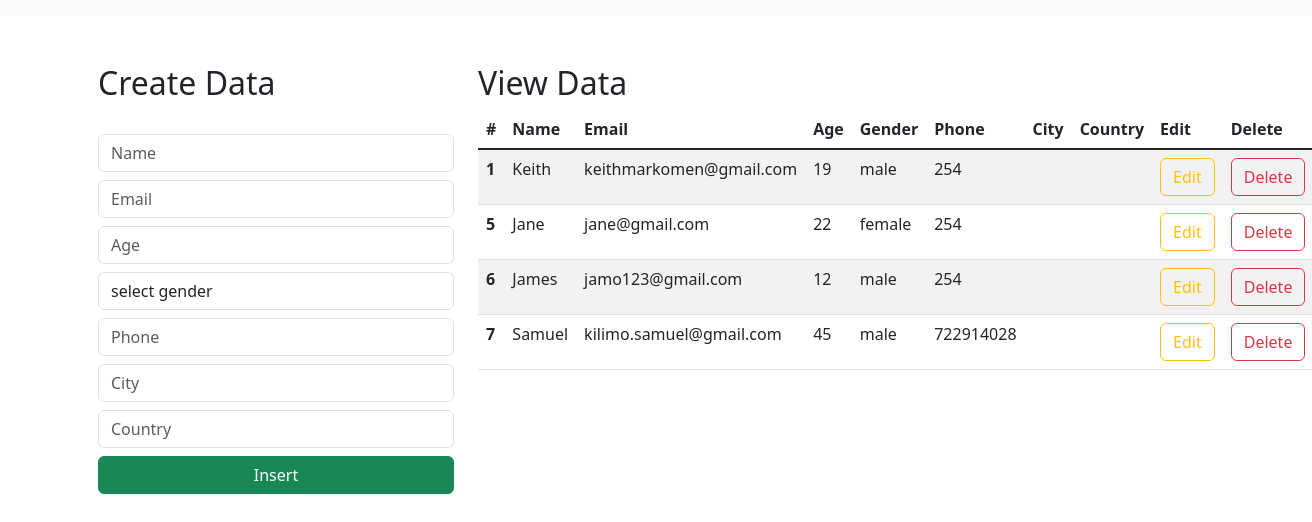
The app's page /, older data.
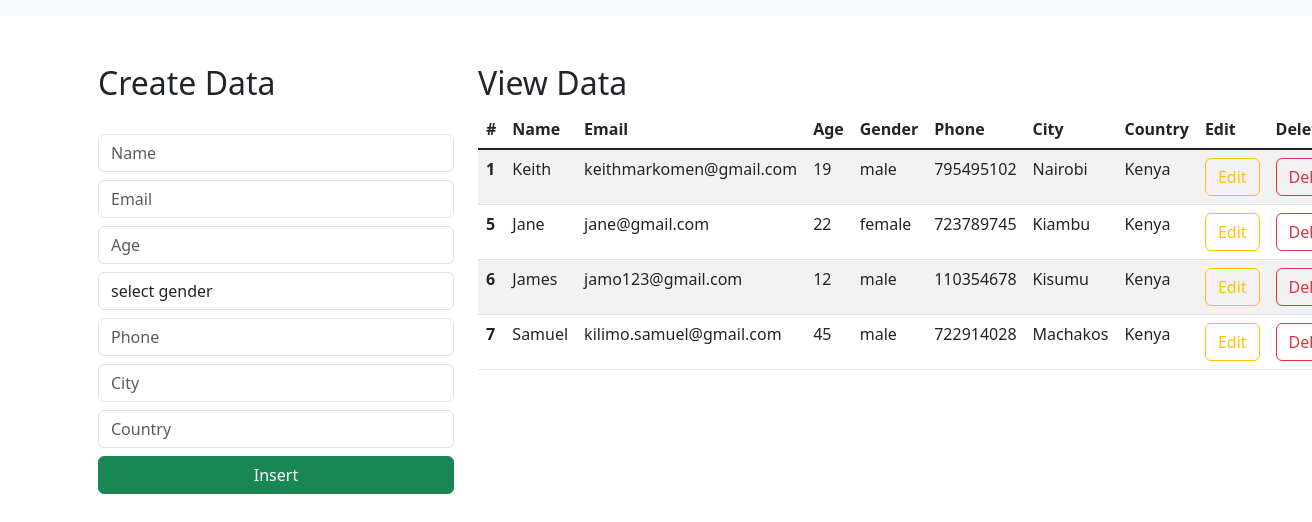
The same page, newer data.
### djangoregistrationKeith/models.py (models this page shows)
class Student(models.Model):
    name = models.CharField(max_length=50, blank=True, null=False)
    email = models.EmailField(max_length=50, blank=True, null=False)
    age = models.IntegerField(max_length=50, blank=True, null=False)
    gender = models.CharField(max_length=50, blank=True, null=False)
    phone = models.IntegerField(max_length=50, blank=True, null=False)
    city = models.CharField(max_length=50, blank=True, null=False)
    country = models.CharField(max_length=50, blank=True, null=False)

### djangoregistrationKeith/views.py (the view)
# urls.py: path('', views.index_page, name='index'),
def index_page(request):
    data = Student.objects.all()
    context = {'data': data}
    return render(request, "index2.html", context)

### templates/index2.html (shortened to what this page needs)
<html lang="en">
    <link href="https://cdn.jsdelivr.net/npm/bootstrap@5.3.0-alpha1/dist/css/bootstrap.min.css" rel="stylesheet">
  <head>
  </head>
  <body>
    <nav class="navbar navbar-expand-lg bg-body-tertiary">
      </nav>
      <div class="container mt-5">
        <div class="row">
            <div class="col-md-4">
                <h2>Create Data</h2>
                <br>
                <form action="/insert" method="post">
                    <div class="form-group">
                        <input type="text" class="form-control" placeholder="Name" name="name" required>
                    </div>
                    <div class="form-group">
                        <input type="email" class="form-control  mt-2" placeholder="Email" name="email" required>
                    </div>
                    <div class="form-group">
                        <input type="number" class="form-control  mt-2" placeholder="Age" name="age" required>
                    </div>
                    <div class="form-group mt-2">
                        <select id="gender" name="gender" class="form-control" required>
                            <option selected>select gender</option>
                        </select>
                    </div>
                    <div class="form-group">
                        <input type="number" class="form-control  mt-2" placeholder="Phone" name="phone" required>
                    </div>
                    <div class="form-group">
                        <input type="text" class="form-control  mt-2" placeholder="City" name="city" required>
                    </div>
                    <div class="form-group">
                        <input type="text" class="form-control  mt-2" placeholder="Country" name="country" required>
                    </div>
                    <div class="d-grid gap-2">
                        <button class="btn btn-success mt-2" type="submit">Insert</button>
                    </div>
                </form>
            </div>
            <div class="col-md-8">
                <h2>View Data</h2>
                <table class="table table-striped table-hover">
                    <thead>
                      <tr>
                        <th scope="col">#</th>
                        <th scope="col">Name</th>
                        <th scope="col">Email</th>
                        <th scope="col">Age</th>
                        <th scope="col">Gender</th>
                        <th scope="col">Phone</th>
                        <th scope="col">City</th>
                        <th scope="col">Country</th>
                        <th scope="col">Edit</th>
                        <th scope="col">Delete</th>
                      </tr>
                    </thead>
                    <tbody class="table-group-divider">
                    {% for d in data %}
                      <tr>
                        <th scope="row">{{d.id}}</th>
                        <td>{{d.name}}</td>
                        <td>{{d.email}}</td>
                        <td>{{d.age}}</td>
                        <td>{{d.gender}}</td>
                        <td>{{d.phone}}</td>
                        <td>{{d.city}}</td>
                        <td>{{d.country}}</td>
                        <td><a href="/update/{{d.id}}" type="button" class="btn btn-outline-warning">Edit</a></td>
                        <td><a href="/delete/{{d.id}}" type="button" class="btn btn-outline-danger">Delete</a></td>
                      </tr>
                    {% endfor %}
                    </tbody>
                  </table>
            </div>
        </div>
      </div>
  </body>
</html>

Row changes from the older to the newer data that the page shows:
changed Student "Keith": phone "254" → "795495102"; city (not shown) → "Nairobi"; country (not shown) → "Kenya"
changed Student "Jane": phone "254" → "723789745"; city (not shown) → "Kiambu"; country (not shown) → "Kenya"
changed Student "James": phone "254" → "110354678"; city (not shown) → "Kisumu"; country (not shown) → "Kenya"
changed Student "Samuel": city (not shown) → "Machakos"; country (not shown) → "Kenya"
